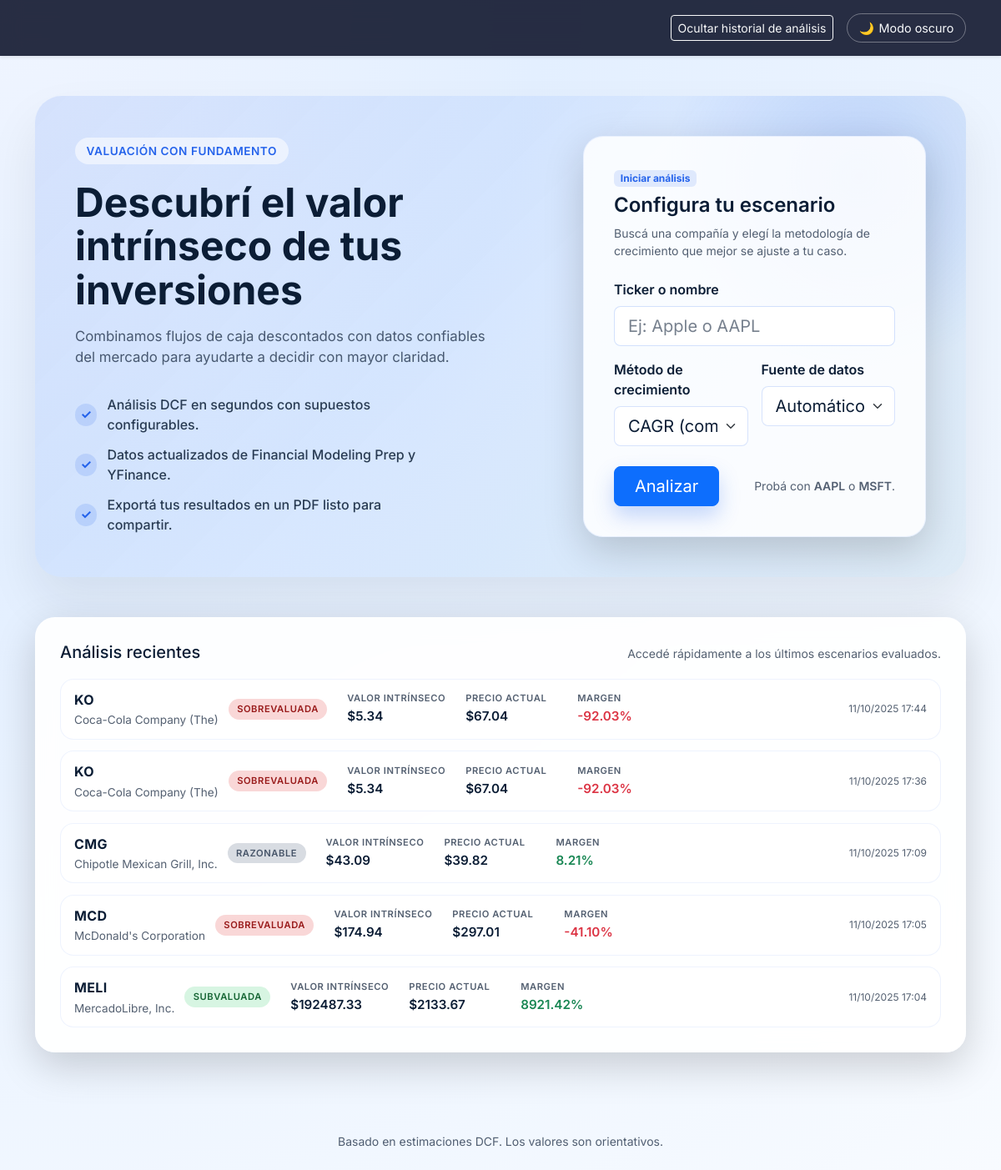
The app's page /, older data.
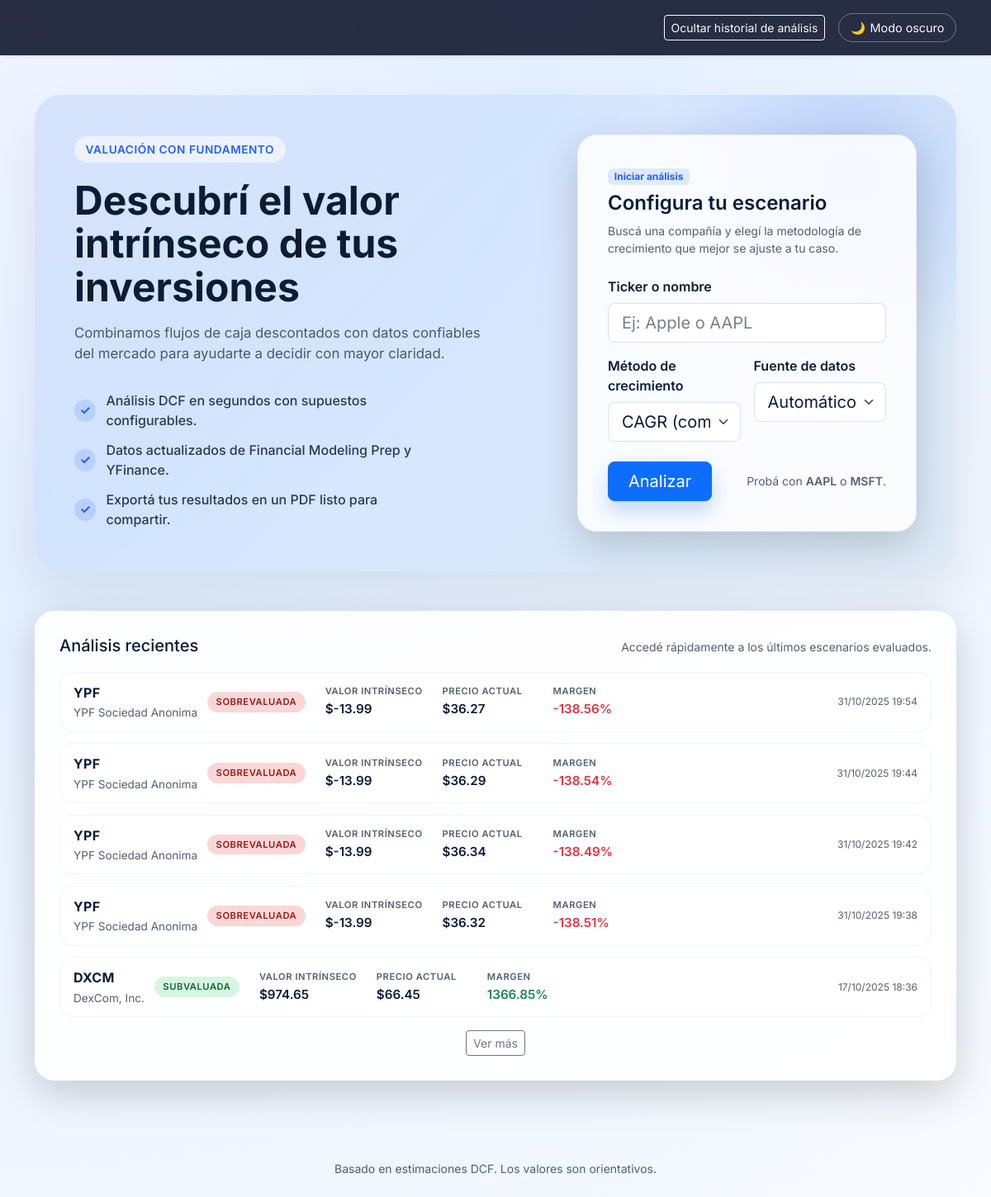
The same page, newer data.
### dcf_app/models.py (models this page shows, shortened)
class AnalysisRecord(models.Model):
    METODO_CAGR = "1"
    METODO_PROMEDIO = "2"
    METODO_CHOICES = [
        (METODO_CAGR, "CAGR (compuesto)"),
        (METODO_PROMEDIO, "Promedio año a año"),
    ]
    ticker = models.CharField(max_length=16)
    company_name = models.CharField(max_length=255)
    company_exchange = models.CharField(max_length=64, blank=True)
    sector = models.CharField(max_length=128, blank=True)
    metodo = models.CharField(max_length=2, choices=METODO_CHOICES)
    fuente_solicitada = models.CharField(max_length=16, blank=True)
    fuente_utilizada = models.CharField(max_length=16, blank=True)
    valor_intrinseco = models.DecimalField(max_digits=14, decimal_places=4, null=True, blank=True)
    precio_actual = models.DecimalField(max_digits=14, decimal_places=4, null=True, blank=True)
    diferencia_pct = models.DecimalField(max_digits=9, decimal_places=4, null=True, blank=True)
    estado = models.CharField(max_length=32, blank=True)
    created_at = models.DateTimeField(auto_now_add=True)
    class Meta:
        ordering = ("-created_at",)
        indexes = [
            models.Index(fields=("ticker", "created_at")),
        ]
    @property
    def fuente_display(self) -> str:
        etiquetas = {
            "fmp": "Financial Modeling Prep",
            "yfinance": "YFinance",
            "auto": "Automático",
        }
        return etiquetas.get(self.fuente_utilizada or "", self.fuente_utilizada or "N/D")

### dcf_app/views.py (the view, shortened to what this page needs)
# urls.py: path('', dcf_view, name='home'),
def dcf_view(request):
    resultado = None
    error = None
    ticker = ""
    metodo = _normalize_metodo(request.GET.get("metodo"))
    fuente = _normalize_fuente(request.GET.get("fuente"))
    valor_busqueda = request.GET.get("company_query", "").strip()
    company_name = request.GET.get("company_name", "").strip()
    company_exchange = request.GET.get("company_exchange", "").strip()
    def _parse_page(value: str | None, default: int = 1) -> int:
        if value is None:
            return default
    page_number = _parse_page(request.GET.get("page"))
    ticker = request.GET.get("ticker", "").strip().upper()
    chart_data = _build_chart_data(resultado)
    if isinstance(resultado, dict):
        raw_news = resultado.get("noticias") or []
    else:
        raw_news = getattr(resultado, "noticias", []) or []
    try:
        news_list: list[dict[str, Any]] = list(raw_news)
    except TypeError:
        news_list = []
    news_total = len(news_list)
    total_pages = max(1, (news_total + NEWS_PAGE_SIZE - 1) // NEWS_PAGE_SIZE) if news_total else 1
    if page_number > total_pages:
        page_number = total_pages
    if page_number < 1:
        page_number = 1
    base_query = request.GET.copy()
    if "page" in base_query:
        del base_query["page"]
    base_query_string = base_query.urlencode()
    news_payload = [_serialize_news_item(item) for item in news_list]
    recent_records_queryset = AnalysisRecord.objects.all()
    recent_records = list(recent_records_queryset[:RECENT_HISTORY_FETCH_LIMIT])
    context = {
        "resultado": resultado,
        "error": error,
        "ticker": ticker,
        "metodo": metodo,
        "fuente": fuente,
        "search_value": valor_busqueda or ticker,
        "company_name": company_name,
        "company_exchange": company_exchange,
        "chart_data": chart_data,
        "news_data": news_payload,
        "news_total": news_total,
        "news_page_size": NEWS_PAGE_SIZE,
        "news_initial_page": page_number,
        "news_base_query": base_query_string,
        "news_config": {
            "page_size": NEWS_PAGE_SIZE,
            "initial_page": page_number,
            "base_query": base_query_string,
        },
        "recent_records": recent_records,
        "recent_records_limit": RECENT_HISTORY_VISIBLE_LIMIT,
    }
    return render(request, "dcf_app/index.html", context)

### dcf_app/views.py (called while the page is built, shortened)
def _normalize_metodo(value: str | None) -> str:
    return value if value in ("1", "2") else "1"

def _normalize_fuente(value: str | None) -> str:
    permitido = {"auto", "fmp", "yfinance"}
    value = (value or "auto").lower()
    return value if value in permitido else "auto"

def _build_chart_data(resultado):
    if not resultado:
        return {
            'has_resultado': False,
            'fcf_historico_labels': [],
            'fcf_historico_series': [],
            'fcf_proyectado_labels': [],
            'fcf_proyectado_series': [],
        }

### dcf_app/templates/dcf_app/index.html (shortened to what the changed rows need)
{% extends "dcf_app/base.html" %}
{% block content %}
<section class="hero-section">
    <div class="row align-items-center g-4">
        <div class="col-lg-6">
            {% if resultado %}
            <h1 class="hero-title">Análisis de {{ resultado.nombre }}{% if ticker %} ({{ ticker }}){% endif %}</h1>
            <p class="hero-subtitle">Repasá el valor intrínseco estimado, comparalo con el precio actual y validá los supuestos utilizados.</p>
            <div class="hero-summary d-flex flex-wrap gap-3">
                <div class="feature-pill">
                    <span class="feature-label">Precio actual</span>
                    <span class="feature-value">{% with precio=resultado.precio_actual %}{% if precio is not None %}${{ precio|floatformat:2 }}{% else %}N/D{% endif %}{% endwith %}</span>
                </div>
                <div class="feature-pill">
                    <span class="feature-label">Valor intrínseco</span>
                    <span class="feature-value">{% with valor=resultado.valor_intrinseco %}{% if valor is not None %}${{ valor|floatformat:2 }}{% else %}N/D{% endif %}{% endwith %}</span>
                </div>
                <div class="feature-pill">
                    <span class="feature-label">Margen estimado</span>
                    <span class="feature-value">{% with diff=resultado.diferencia_pct %}{% if diff is not None %}{{ diff|floatformat:2 }}%{% else %}N/D{% endif %}{% endwith %}</span>
                </div>
            </div>
            {% else %}
            <h1 class="hero-title">Descubrí el valor intrínseco de tus inversiones</h1>
            {% endif %}
        </div>
        <div class="col-lg-5 ms-lg-auto">
            <div class="form-card shadow-lg{% if resultado %} d-none{% endif %}" id="analysis-form-card">
                <h2 class="h4 mb-2">Configura tu escenario</h2>
            </div>
        </div>
    </div>
</section>
{% if recent_records %}
<section class="recent-section{% if resultado %} d-none{% endif %}" data-recent-container>
    <div class="card soft-card shadow-lg border-0">
        <div class="card-body">
            <div class="section-header">
                <h2 class="h5 mb-0">Análisis recientes</h2>
            </div>
            <ul class="recent-history-list" data-recent-history data-limit="{{ recent_records_limit }}">
                {% for record in recent_records %}
                {% with estado_slug=record.estado|default:''|slugify %}
                <li class="recent-history-item{% if forloop.counter > recent_records_limit %} d-none{% endif %}" data-history-item>
                    <button type="button" class="recent-chip" data-history-open aria-label="Ver detalle del análisis de {{ record.ticker }}">
                        <div class="recent-chip-group">
                            <span class="recent-chip-symbol">{{ record.ticker }}</span>
                            {% if record.company_name %}
                            <span class="recent-chip-company">{{ record.company_name }}</span>
                            {% endif %}
                        </div>
                        <div class="recent-chip-metrics">
                            {% if record.estado %}
                            <span class="recent-chip-status recent-chip-status--{{ estado_slug }}">{{ record.estado|title }}</span>
                            {% else %}
                            <span class="recent-chip-status recent-chip-status--razonable">Sin determinar</span>
                            {% endif %}
                            <div class="recent-chip-value">
                                <span class="recent-chip-value-label">Valor intrínseco</span>
                                <span class="recent-chip-value-amount">
                                    {% if record.valor_intrinseco is not None %}${{ record.valor_intrinseco|floatformat:2 }}{% else %}N/D{% endif %}
                                </span>
                            </div>
                            <div class="recent-chip-value">
                                <span class="recent-chip-value-label">Precio actual</span>
                                <span class="recent-chip-value-amount">
                                    {% if record.precio_actual is not None %}${{ record.precio_actual|floatformat:2 }}{% else %}N/D{% endif %}
                                </span>
                            </div>
                            {% with diff=record.diferencia_pct %}
                                {% if diff is not None %}
                                <div class="recent-chip-value">
                                    <span class="recent-chip-value-label">Margen</span>
                                    <span class="recent-chip-value-amount {% if diff > 0 %}text-success{% elif diff < 0 %}text-danger{% else %}text-muted{% endif %}">
                                        {{ diff|floatformat:2 }}%
                                    </span>
                                </div>
                                {% endif %}
                            {% endwith %}
                        </div>
                        <span class="recent-chip-date">{{ record.created_at|date:"d/m/Y H:i" }}</span>
                    </button>
                </li>
                {% endwith %}
                {% endfor %}
            </ul>
            {% if recent_records|length > recent_records_limit %}
            <div class="text-center mt-3">
                <button type="button" class="btn btn-outline-secondary btn-sm" data-show-history>Ver más</button>
            </div>
            {% endif %}
        </div>
    </div>
</section>
{% endif %}
{% endblock %}

Row changes from the older to the newer data that the page shows:
no longer on this page (row unchanged): AnalysisRecord: ticker "KO", company_name "Coca-Cola Company (The)", estado "SOBREVALUADA", valor_intrinseco "5.34", precio_actual "67.04", diferencia_pct "-92.03", created_at "11/10/2025 17:44"
no longer on this page (row unchanged): AnalysisRecord: ticker "KO", company_name "Coca-Cola Company (The)", estado "SOBREVALUADA", valor_intrinseco "5.34", precio_actual "67.04", diferencia_pct "-92.03", created_at "11/10/2025 17:36"
no longer on this page (row unchanged): AnalysisRecord: ticker "CMG", company_name "Chipotle Mexican Grill, Inc.", estado "RAZONABLE", valor_intrinseco "43.09", precio_actual "39.82", diferencia_pct "8.21", created_at "11/10/2025 17:09"
no longer on this page (row unchanged): AnalysisRecord: ticker "MCD", company_name "McDonald's Corporation", estado "SOBREVALUADA", valor_intrinseco "174.94", precio_actual "297.01", diferencia_pct "-41.10", created_at "11/10/2025 17:05"
no longer on this page (row unchanged): AnalysisRecord: ticker "MELI", company_name "MercadoLibre, Inc.", estado "SUBVALUADA", valor_intrinseco "192487.33", precio_actual "2133.67", diferencia_pct "8921.42", created_at "11/10/2025 17:04"
added AnalysisRecord: ticker "YPF", company_name "YPF Sociedad Anonima", estado "SOBREVALUADA", valor_intrinseco "-13.99", precio_actual "36.27", diferencia_pct "-138.56", created_at "31/10/2025 19:54"
added AnalysisRecord: ticker "YPF", company_name "YPF Sociedad Anonima", estado "SOBREVALUADA", valor_intrinseco "-13.99", precio_actual "36.29", diferencia_pct "-138.54", created_at "31/10/2025 19:44"
added AnalysisRecord: ticker "YPF", company_name "YPF Sociedad Anonima", estado "SOBREVALUADA", valor_intrinseco "-13.99", precio_actual "36.34", diferencia_pct "-138.49", created_at "31/10/2025 19:42"
added AnalysisRecord: ticker "YPF", company_name "YPF Sociedad Anonima", estado "SOBREVALUADA", valor_intrinseco "-13.99", precio_actual "36.32", diferencia_pct "-138.51", created_at "31/10/2025 19:38"
added AnalysisRecord: ticker "DXCM", company_name "DexCom, Inc.", estado "SUBVALUADA", valor_intrinseco "974.65", precio_actual "66.45", diferencia_pct "1366.85", created_at "17/10/2025 18:36"
Text that changed along with them:
text now shown: "Ver más"
